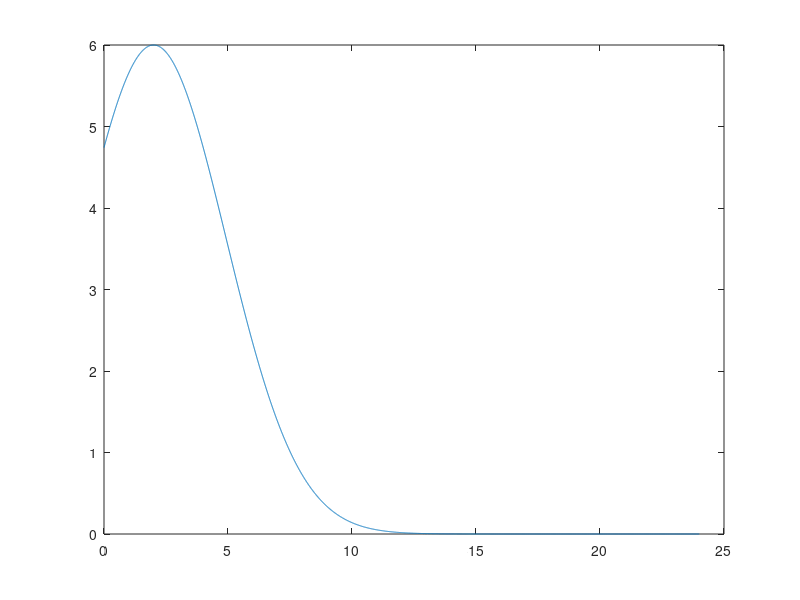
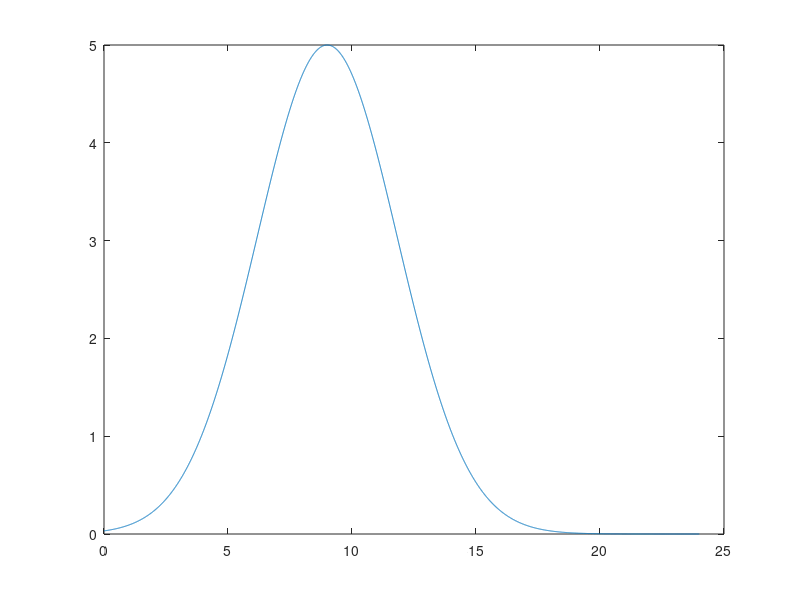
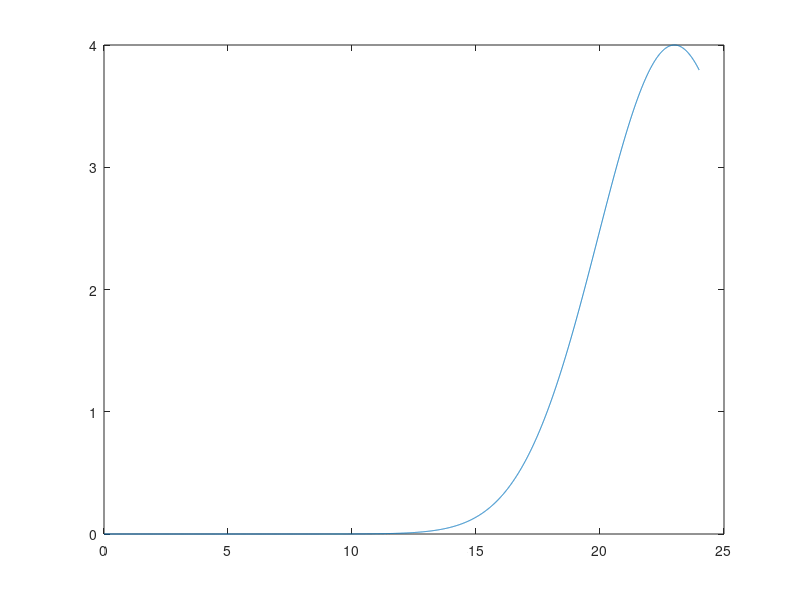
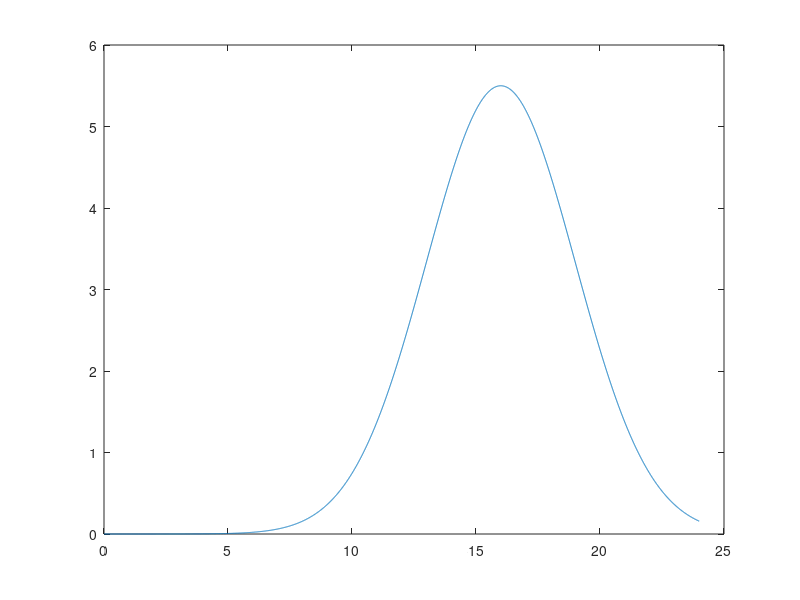

Here is the MATLAB script that generated these plots, in order:
i=0;
t=[];
while(i<24)
t(end+1)=i;
i=i+0.005;
end
b=linspace(0,24,25);
p1=@(t) 6*exp(-((t-2)^2)/17);
p2=@(t) 5*exp(-((t-9)^2)/16)
p3=@(t) 4*exp(-((t-23)^2)/19)
p4=@(t,b) 5.5*exp(-((t-b)^2)/18)

p1_power=[];
for i =1:length(t)
p1_power(end+1)=(p1(t(i)));
end

p2_power=[];
for i =1:length(t)
p2_power(end+1)=(p2(t(i)));
end

p3_power=[];
for i =1:length(t)
p3_power(end+1)=(p3(t(i)));
end

p4_power=[];
for i=1:length(b)
p4_bpower=[];
for j=1:length(t)
p4_bpower(end+1)=p4(t(j),b(i));
end
p4_power=[p4_power;p4_bpower];
end

max_p1=max(p1_power);
max_p2=max(p2_power);
max_p3=max(p3_power);

max_power123=p1_power+p2_power+p3_power;

df_ans=[]
for i=1:length(b)
current_p4=p4_power(i,:);
df=(max_p1+max_p2+max_p3+max(current_p4))/(max(max_power123+current_p4));
df_ans(end+1)=df;
end
[M,I]=max(df_ans)
fprintf('The value of b is=%d',I)

p4_power=p4_power(I,:);

plot(t,p1_power);
figure();
plot(t,p2_power);
figure();
plot(t,p3_power);
figure();
plot(t,p4_power);
figure();
tot=p1_power+p2_power+p3_power+p4_power;
plot(t,tot);